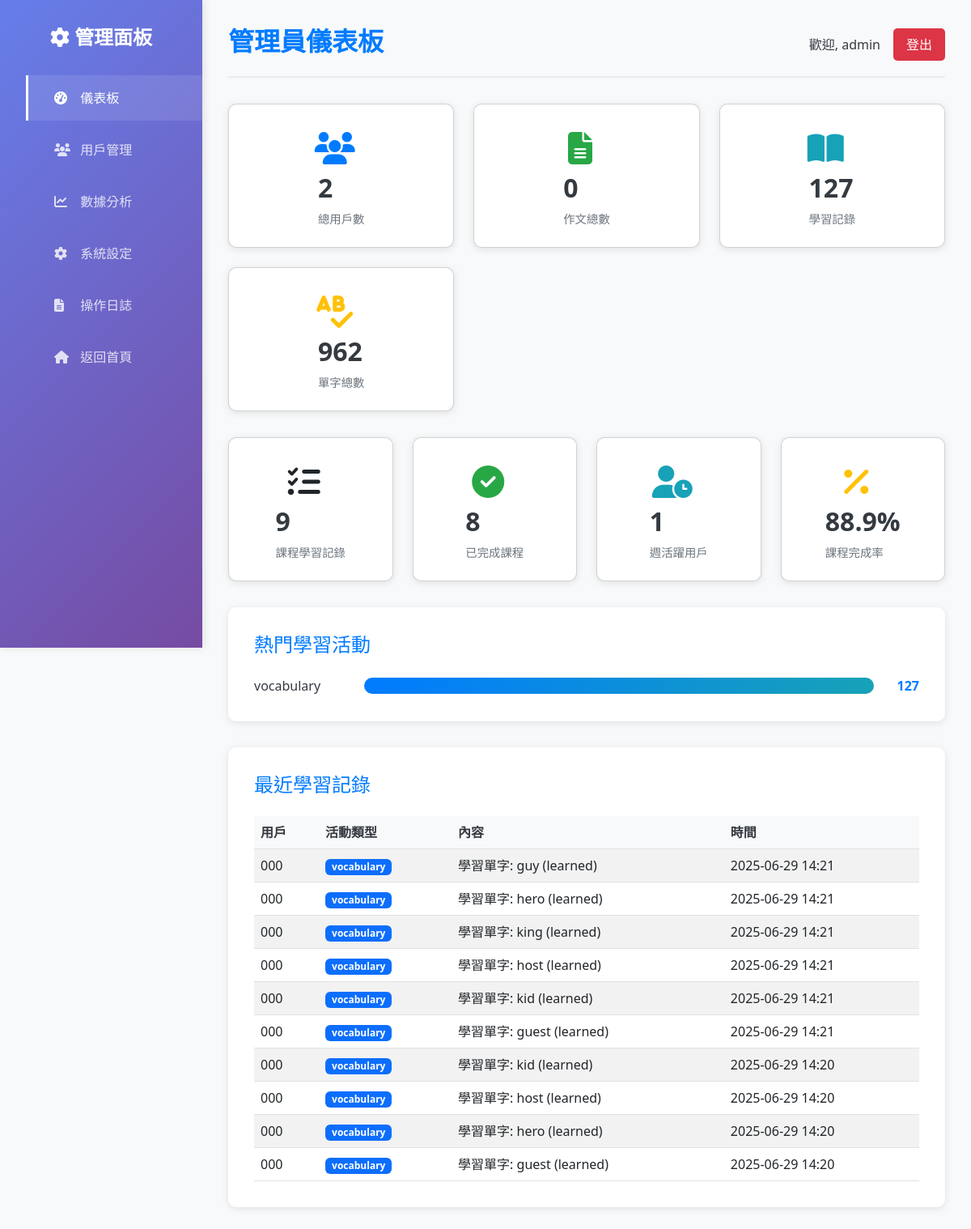
The app's page /admin/dashboard (signed in), older data.
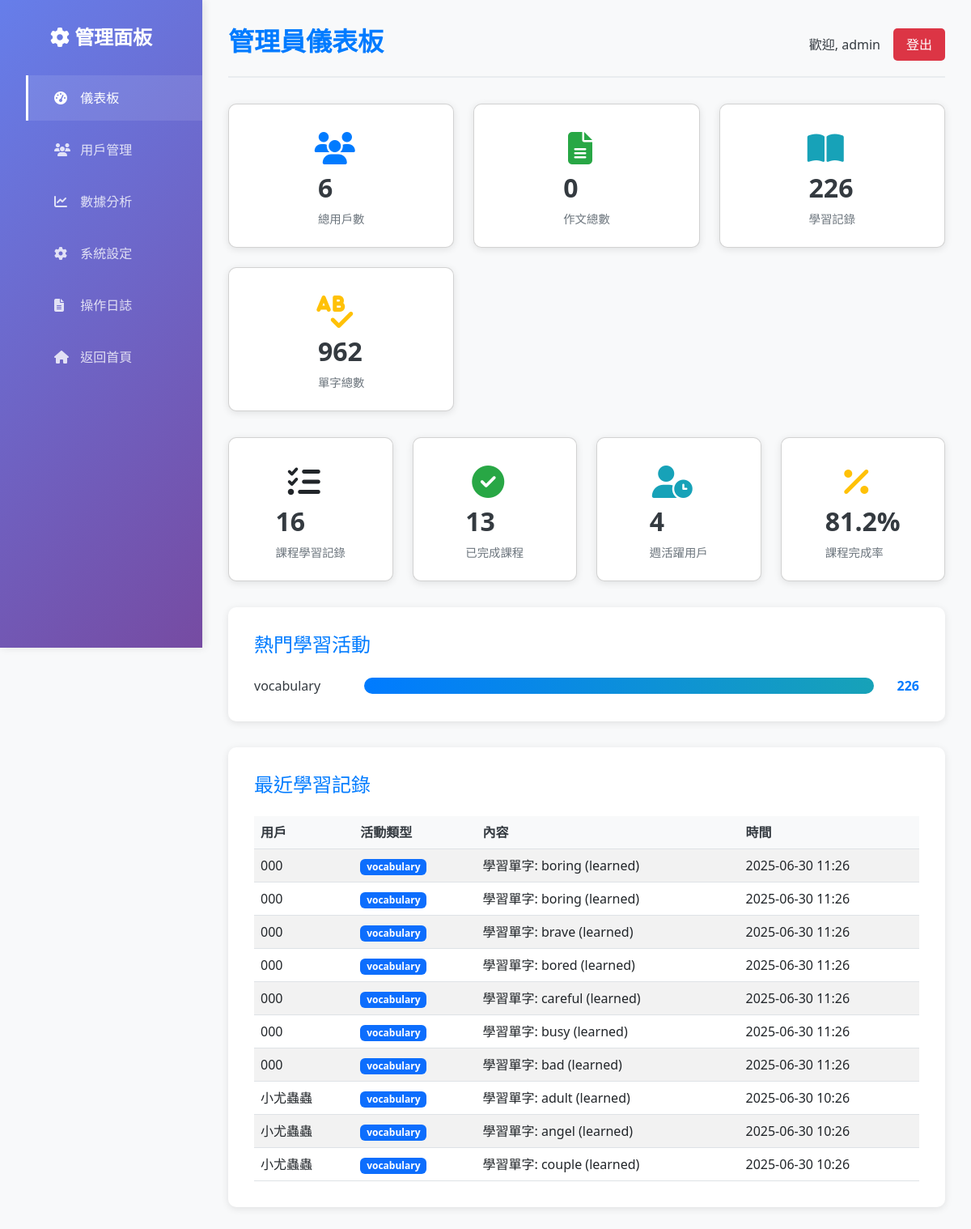
The same page, newer data.
### models.py (models this page shows, shortened)
class LearningRecord(db.Model):
    __tablename__ = 'learning_records'
    id = db.Column(db.Integer, primary_key=True)
    user_id = db.Column(db.Integer, db.ForeignKey('users.id'), nullable=False)
    activity_type = db.Column(db.String(50), nullable=False) # e.g., 'translation', 'composition', 'vocabulary'
    content = db.Column(db.Text, nullable=False)
    timestamp = db.Column(db.DateTime, default=datetime.utcnow)
    user = db.relationship('User', backref=db.backref('learning_records', lazy=True))

class User(db.Model, UserMixin):
    __tablename__ = 'users'
    id = db.Column(db.Integer, primary_key=True)
    username = db.Column(db.String(80), unique=True, nullable=False)
    email = db.Column(db.String(120), unique=True, nullable=False)
    password_hash = db.Column(db.String(256), nullable=False)
    role = db.Column(db.String(20), nullable=False, default='user') # 'user' or 'admin'
    created_at = db.Column(db.DateTime, default=datetime.utcnow)

### admin.py (the view)
@admin_bp.route('/dashboard')
@admin_required
def dashboard():
    total_users = User.query.count()
    total_compositions = Composition.query.count()
    total_learning_records = LearningRecord.query.count()
    total_vocabulary = Vocabulary.query.count()
    total_lesson_progress = LessonProgress.query.count()
    completed_lessons = LessonProgress.query.filter_by(is_completed=True).count()
    week_ago = datetime.utcnow() - timedelta(days=7)
    active_users_week = User.query.join(LearningRecord).filter(
        LearningRecord.timestamp >= week_ago
    ).distinct().count()
    popular_activities = db.session.query(
        LearningRecord.activity_type,
        func.count(LearningRecord.id).label('count')
    ).group_by(LearningRecord.activity_type).order_by(
        func.count(LearningRecord.id).desc()
    ).limit(5).all()
    recent_records = LearningRecord.query.order_by(
        LearningRecord.timestamp.desc()
    ).limit(10).all()
    stats = {
        'total_users': total_users,
        'total_compositions': total_compositions,
        'total_learning_records': total_learning_records,
        'total_vocabulary': total_vocabulary,
        'total_lesson_progress': total_lesson_progress,
        'completed_lessons': completed_lessons,
        'active_users_week': active_users_week,
        'popular_activities': popular_activities,
        'recent_records': recent_records
    }
    log_admin_action("Viewed admin dashboard")
    return render_template('admin_dashboard.html', stats=stats)

### admin.py (called while the page is built)
def admin_required(f):
    @wraps(f)
    @login_required
    def decorated_function(*args, **kwargs):
        if current_user.role != 'admin':
            abort(403)
        return f(*args, **kwargs)
    return decorated_function

def log_admin_action(action):
    admin_log = AdminLog(
        admin_id=current_user.id,
        action=action,
        timestamp=datetime.utcnow()
    )
    db.session.add(admin_log)
    db.session.commit()

### app.py (called while the page is built)
@login_manager.user_loader
def load_user(user_id):
    return db.session.get(User, int(user_id))

### templates/admin_dashboard.html (shortened to what the changed rows need)
<!DOCTYPE html>
<html lang="zh-Hant">
<head>
    <link rel="stylesheet" href="https://cdnjs.cloudflare.com/ajax/libs/font-awesome/6.4.2/css/all.min.css">
    <link rel="stylesheet" href="https://cdnjs.cloudflare.com/ajax/libs/bootstrap/5.3.0/css/bootstrap.min.css">
    <link rel="stylesheet" href="{{ url_for('static', filename='css/admin.css') }}">
</head>
<body>
    <div class="admin-container">
        <aside class="sidebar">
            <h2><i class="fas fa-cog"></i> 管理面板</h2>
        </aside>
        <main class="main-content">
            <header class="header">
                <h1>管理員儀表板</h1>
            </header>
            <section class="stats-cards">
                <div class="card users">
                    <div class="card-info">
                        <h3>{{ stats.total_users }}</h3>
                        <p>總用戶數</p>
                    </div>
                </div>
                <div class="card records">
                    <div class="card-info">
                        <h3>{{ stats.total_learning_records }}</h3>
                        <p>學習記錄</p>
                    </div>
                </div>
            </section>
            <section class="progress-stats">
                <div class="row">
                    <div class="col-md-3">
                        <div class="card progress-card">
                            <div class="card-info">
                                <h3>{{ stats.total_lesson_progress }}</h3>
                                <p>課程學習記錄</p>
                            </div>
                        </div>
                    </div>
                    <div class="col-md-3">
                        <div class="card progress-card completed">
                            <div class="card-info">
                                <h3>{{ stats.completed_lessons }}</h3>
                                <p>已完成課程</p>
                            </div>
                        </div>
                    </div>
                    <div class="col-md-3">
                        <div class="card progress-card active">
                            <div class="card-info">
                                <h3>{{ stats.active_users_week }}</h3>
                                <p>週活躍用戶</p>
                            </div>
                        </div>
                    </div>
                    <div class="col-md-3">
                        <div class="card progress-card completion-rate">
                            <div class="card-info">
                                <h3>{{ "%.1f"|format((stats.completed_lessons / stats.total_lesson_progress * 100) if stats.total_lesson_progress > 0 else 0) }}%</h3>
                                <p>課程完成率</p>
                            </div>
                        </div>
                    </div>
                </div>
            </section>
            <section class="popular-activities">
                <h2>熱門學習活動</h2>
                <div class="activity-chart">
                    {% for activity in stats.popular_activities %}
                    <div class="activity-item">
                        <span class="activity-name">{{ activity[0] }}</span>
                        <div class="activity-bar">
                            <div class="activity-fill" style="width: {{ (activity[1] / stats.popular_activities[0][1] * 100) if stats.popular_activities else 0 }}%"></div>
                        </div>
                        <span class="activity-count">{{ activity[1] }}</span>
                    </div>
                    {% endfor %}
                </div>
            </section>
            <section class="recent-records">
                <h2>最近學習記錄</h2>
                <div class="table-responsive">
                    <table class="table table-striped">
                        <thead>
                            <tr>
                                <th>用戶</th>
                                <th>活動類型</th>
                                <th>內容</th>
                                <th>時間</th>
                            </tr>
                        </thead>
                        <tbody>
                            {% for record in stats.recent_records %}
                            <tr>
                                <td>{{ record.user.username }}</td>
                                <td>
                                    <span class="badge bg-primary">{{ record.activity_type }}</span>
                                </td>
                                <td>{{ record.content[:50] }}{% if record.content|length > 50 %}...{% endif %}</td>
                                <td>{{ record.timestamp.strftime('%Y-%m-%d %H:%M') }}</td>
                            </tr>
                            {% endfor %}
                        </tbody>
                    </table>
                </div>
            </section>
        </main>
    </div>
</body>
</html>

Row changes from the older to the newer data that the page shows:
no longer on this page (row unchanged): LearningRecord: activity_type "vocabulary", id "127", user.username "000", content "學習單字: guy (learned)", timestamp "2025-06-29 14:21"
no longer on this page (row unchanged): LearningRecord: user.username "000", activity_type "vocabulary", content "學習單字: hero (learned)", timestamp "2025-06-29 14:21", shown under "最近學習記錄"
no longer on this page (row unchanged): LearningRecord: user.username "000", activity_type "vocabulary", content "學習單字: king (learned)", timestamp "2025-06-29 14:21", shown under "最近學習記錄"
no longer on this page (row unchanged): LearningRecord: user.username "000", activity_type "vocabulary", content "學習單字: host (learned)", timestamp "2025-06-29 14:21", shown under "最近學習記錄"
no longer on this page (row unchanged): LearningRecord: user.username "000", activity_type "vocabulary", content "學習單字: kid (learned)", timestamp "2025-06-29 14:21", shown under "最近學習記錄"
no longer on this page (row unchanged): LearningRecord: user.username "000", activity_type "vocabulary", content "學習單字: guest (learned)", timestamp "2025-06-29 14:21", shown under "最近學習記錄"
no longer on this page (row unchanged): LearningRecord: user.username "000", activity_type "vocabulary", content "學習單字: kid (learned)", timestamp "2025-06-29 14:20", shown under "最近學習記錄"
no longer on this page (row unchanged): LearningRecord: user.username "000", activity_type "vocabulary", content "學習單字: host (learned)", timestamp "2025-06-29 14:20", shown under "最近學習記錄"
no longer on this page (row unchanged): LearningRecord: user.username "000", activity_type "vocabulary", content "學習單字: hero (learned)", timestamp "2025-06-29 14:20", shown under "最近學習記錄"
no longer on this page (row unchanged): LearningRecord: user.username "000", activity_type "vocabulary", content "學習單字: guest (learned)", timestamp "2025-06-29 14:20", shown under "最近學習記錄"
added LearningRecord: activity_type "vocabulary", id "226", user.username "000", content "學習單字: boring (learned)", timestamp "2025-06-30 11:26"
added LearningRecord: user.username "000", activity_type "vocabulary", content "學習單字: boring (learned)", timestamp "2025-06-30 11:26", shown under "最近學習記錄"
added LearningRecord: user.username "000", activity_type "vocabulary", content "學習單字: brave (learned)", timestamp "2025-06-30 11:26", shown under "最近學習記錄"
added LearningRecord: user.username "000", activity_type "vocabulary", content "學習單字: bored (learned)", timestamp "2025-06-30 11:26", shown under "最近學習記錄"
added LearningRecord: user.username "000", activity_type "vocabulary", content "學習單字: careful (learned)", timestamp "2025-06-30 11:26", shown under "最近學習記錄"
added LearningRecord: user.username "000", activity_type "vocabulary", content "學習單字: busy (learned)", timestamp "2025-06-30 11:26", shown under "最近學習記錄"
added LearningRecord: user.username "000", activity_type "vocabulary", content "學習單字: bad (learned)", timestamp "2025-06-30 11:26", shown under "最近學習記錄"
added LearningRecord: user.username "小尤蟲蟲", activity_type "vocabulary", content "學習單字: adult (learned)", timestamp "2025-06-30 10:26", shown under "最近學習記錄"
added LearningRecord: user.username "小尤蟲蟲", activity_type "vocabulary", content "學習單字: angel (learned)", timestamp "2025-06-30 10:26", shown under "最近學習記錄"
added LearningRecord: user.username "小尤蟲蟲", activity_type "vocabulary", content "學習單字: couple (learned)", timestamp "2025-06-30 10:26", shown under "最近學習記錄"
Text that changed along with them:
{{ stats.total_users }}: "2" → "6"
{{ stats.total_learning_records }}: "127" → "226"
{{ stats.total_lesson_progress }}: "9" → "16"
{{ stats.completed_lessons }}: "8" → "13"
{{ stats.active_users_week }}: "1" → "4"
text no longer shown: "88.9"
text now shown: "81.2"
